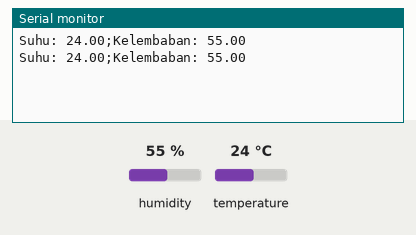
Bench run of a sketch on a simulated Arduino Uno, built with avr-gcc and run on an emulated ATmega328P. Shown: the last lines printed to the serial monitor. The inputs (shaded band) are chosen by the test bench; at power-on: humidity 55 %, temperature 24 °C.

Above: at 2.8 s.
2.9 s: humidity set to 22 %
At 5.2 s:
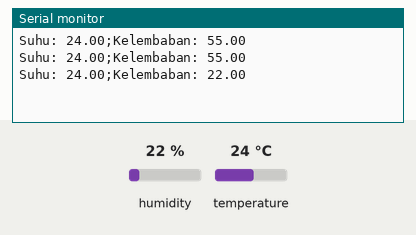
5.6 s: temperature set to 12 °C
At 6.4 s:
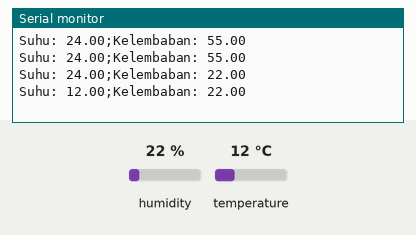
8.3 s: humidity set to 40 %
At 11.2 s:
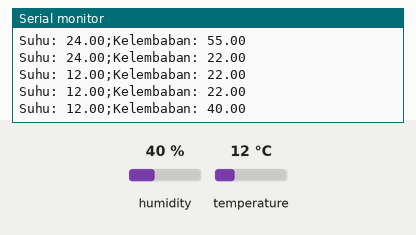
Timing chart, 0 to 12.7 s (numbered marks = the images above; inputs shaded):
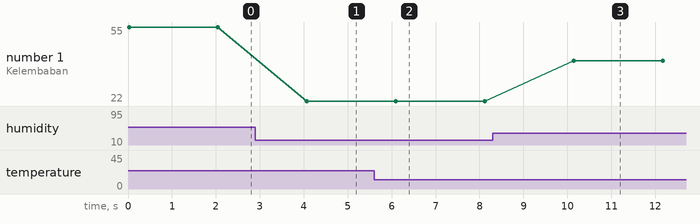

Measured:
- after the input at 2.9 s, the serial monitor: prints a new line after 1.2 s (image 1)
- after the input at 5.6 s, the serial monitor: prints a new line after 0.50 s (image 2)
- after the input at 8.3 s, the serial monitor: prints a new line after 1.8 s (image 3)
- plotted number 1: 55 → 22 after the input at 2.9 s, 22 → 40 after the input at 8.3 s

The sketch:

DHT11.ino
```cpp
#include <DHT.h>

#define DHTPIN 2      // Pin data DHT11
#define DHTTYPE DHT11

DHT dht(DHTPIN, DHTTYPE);

void setup() {
  Serial.begin(9600);
  dht.begin();
}

void loop() {
  float h = dht.readHumidity();
  float t = dht.readTemperature(); // Celsius

  if (isnan(h) || isnan(t)) {
    Serial.println("Failed to read from DHT11");
    return;
  }

  Serial.print("Suhu: ");
  Serial.print(t);
  Serial.print(";");
  Serial.print("Kelembaban: ");
  Serial.println(h);

  delay(2000);
}
// The code reads temperature and humidity from a DHT11 sensor and prints the values to the Serial Monitor.
// It initializes the sensor in the setup function and reads the values in the loop function.
```
